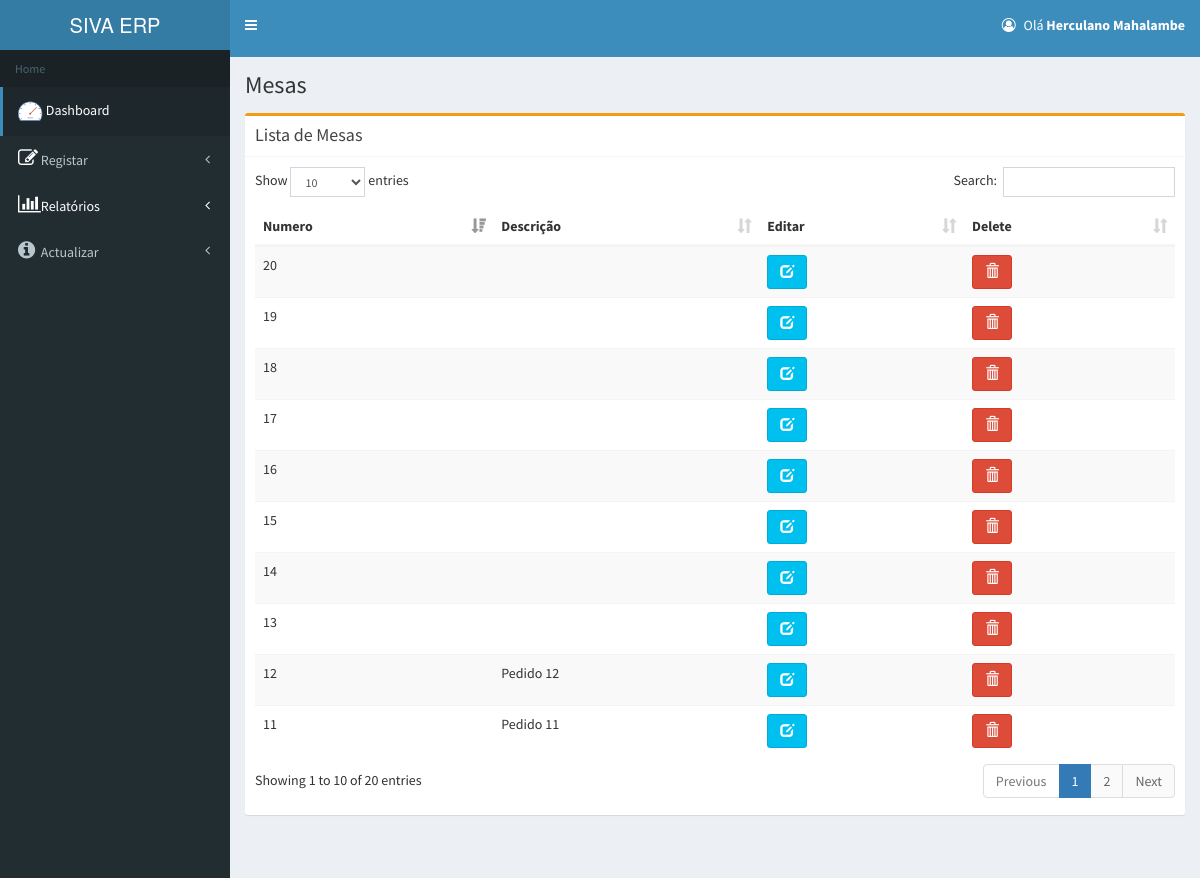
/gestor/lisa_mesa.php (signed in), run on the app's committed database.
### tables this page shows
CREATE TABLE `empresa` (
  `id` int(11) NOT NULL,
  `nome` varchar(40) NOT NULL,
  `nuit` varchar(20) NOT NULL,
  `contacto` varchar(20) NOT NULL,
  `address` text NOT NULL
);

CREATE TABLE `tbl_user` (
  `userid` int(11) NOT NULL,
  `username` varchar(100) NOT NULL,
  `useremail` varchar(100) NOT NULL,
  `password` varchar(100) NOT NULL,
  `role` varchar(50) NOT NULL
);

CREATE TABLE `tbl_mesa` (
  `id` int(11) NOT NULL,
  `cod_mesa` varchar(20) NOT NULL,
  `descricao` text NOT NULL,
  `status` int(11) NOT NULL COMMENT '0-livre 1-Ocupante 2-Reservado'
);

### session.php (called while the page is built, shortened)
<?php
include_once 'conexao.php';
if (isset($_COOKIE['txt_email']) && !empty($_COOKIE['txt_email'])) {
    $usuario_cookie = $_COOKIE['txt_email'];
    $sql = mysqli_query($mysqli, "SELECT * FROM tbl_user WHERE useremail = '$usuario_cookie'");
    if ($sql && mysqli_num_rows($sql) > 0) {
        $linha = mysqli_fetch_array($sql);
        $Nome = $linha["username"];
    } else {
        $Nome = "Usuário não encontrado";
        $idUser = null;
    }
}
?>

### gestor/lisa_mesa.php (the view, shortened to what this page needs)
<?php
include_once '../dbconnect.php';
include_once "../session.php";
include_once '../conexao.php';
include_once 'header.php';
?>
<div class="content-wrapper">
  <section class="content-header">
    <h1>
      Mesas
    </h1>
  </section>
  <section class="content container-fluid">
        <div class="box box-warning">
          <div class="box-header with-border">
            <h3 class="box-title">Lista de Mesas</h3>
          </div>
          <div class="box-body">
           <div style="overflow-x:auto;" >
             <table id="producttable" class="table table-striped">
              <thead>
                <tr>
                  <th>Numero</th>
                  <th>Descrição</th>
                  <th>Editar</th>
                  <th>Delete</th>
                </tr>
              </thead>
              <tbody>
                <?php
                $select=$pdo->prepare("select * from tbl_mesa ");
                $select->execute();
                while($row=$select->fetch(PDO::FETCH_OBJ)  ){
                  echo'
                  <tr>
                  <td>'.$row->cod_mesa.'</td>
                  <td>'.$row->descricao.'</td>
                  <td>
                  <a href="editar_mesa.php?id='.$row->id.'" class="btn btn-info" role="button"><span class="glyphicon glyphicon-edit" style="color:#ffffff" data-toggle="tooltip" title="Editar Caixa"></span></a>
                  </td>
                  <td>
                  <button id='.$row->id.' class="btn btn-danger btndelete" ><span class="glyphicon glyphicon-trash" style="color:#ffffff" data-toggle="tooltip"  title="Delete Caixa"></span></button>
                  </td>
                  </tr>
                  ';
                }
                ?>
              </tbody>
            </table>  </div>
          </div>
        </div>
      </section>
    </div>
    <?php
    include_once'footer.php';
    ?>

### gestor/header.php (shortened to what this page needs)
<?php
  include_once'../conexao.php';
  $sql3 = mysqli_query($mysqli,"SELECT * FROM empresa");
  $res3 = mysqli_fetch_array($sql3);
  $nome_db = $res3['nome'];
 ?>
<!DOCTYPE html>
<html>
<head>
  <link rel="stylesheet" href="../bower_components/bootstrap/dist/css/bootstrap.min.css">
  <link rel="stylesheet" href="../bower_components/font-awesome/css/font-awesome.min.css">
  <link rel="stylesheet" href="../bower_components/Ionicons/css/ionicons.min.css">
  <link rel="stylesheet" href="../dist/css/AdminLTE.min.css">
  <link rel="stylesheet" href="../dist/css/skins/skin-blue.min.css">
  <link rel="stylesheet" href="../bower_components/bootstrap-daterangepicker/daterangepicker.css">
  <link rel="stylesheet" href="../bower_components/bootstrap-datepicker/dist/css/bootstrap-datepicker.min.css">
  <link rel="stylesheet" href="../bower_components/select2/dist/css/select2.min.css">
  <link rel="stylesheet" href="../plugins/iCheck/all.css">
  <link rel="stylesheet" href="../bower_components/datatables.net-bs/css/dataTables.bootstrap.min.css">
<link rel="stylesheet" href="//code.jquery.com/ui/1.12.1/themes/base/jquery-ui.css">
</head>
<body class="hold-transition skin-blue sidebar-mini">
<div class="wrapper">
  <header class="main-header">
    <a href="darshboard" class="logo">
      <span class="logo-lg"><?php echo $nome_db; ?></span>
    </a>
    <nav class="navbar navbar-static-top" role="navigation">
      <a href="#" class="sidebar-toggle" data-toggle="push-menu" role="button">
      </a>
      <div class="navbar-custom-menu">
        <ul class="nav navbar-nav">
          <li class="dropdown user user-menu">
            <a href="#" class="dropdown-toggle" data-toggle="dropdown">
              <p class="fa fa-user-circle-o"></p>
              <span class="hidden-xs">Olá  <b><?php echo $Nome;?></b></span>
            </a>
          </li>
        </ul>
      </div>
    </nav>
  </header>
  <aside class="main-sidebar">
    <section class="sidebar">
      <ul class="sidebar-menu" data-widget="tree">
        <li class="header">Home</li>
        <li class="active"><a href="darshboard"><img src="../images/icons8-speed1.png"></i> <span>Dashboard</span></a></li>
        <li class="treeview">
        <a href="#"><i class="fa fa-edit" style="font-size:20px;color:white"></i>
            <span>Registar</span><span class="pull-right-container"><i class="fa fa-angle-left pull-right"></i></span>
          </a>
          <li class="treeview">
          <a href="#" style="color: white;">
            <i class="fa fa-bar-chart" style="font-size:20px; color: white;"></i>
            <span style="color: white;">Relatórios</span>
            <span class="pull-right-container">
              <i class="fa fa-angle-left pull-right" style="color: white;"></i>
            </span>
          </a>
        </li>
         <li class="treeview">
          <a href="#"><i class="fa fa-info-circle" style="font-size:20px"></i>
            <span>Actualizar</span><i class="fa fa-angle-left pull-right"></i>
          </a>
        </li>
      </ul>
    </section>
  </aside>

### data on the page
empresa: nome "SIVA ERP"
tbl_user: username "Herculano Mahalambe"
tbl_mesa: cod_mesa "11", descricao "Pedido 11"
tbl_mesa: cod_mesa "12", descricao "Pedido 12"
tbl_mesa: cod_mesa "13"
tbl_mesa: cod_mesa "14"
tbl_mesa: cod_mesa "15"
tbl_mesa: cod_mesa "16"
tbl_mesa: cod_mesa "17"
tbl_mesa: cod_mesa "18"
tbl_mesa: cod_mesa "19"
tbl_mesa: cod_mesa "20"
